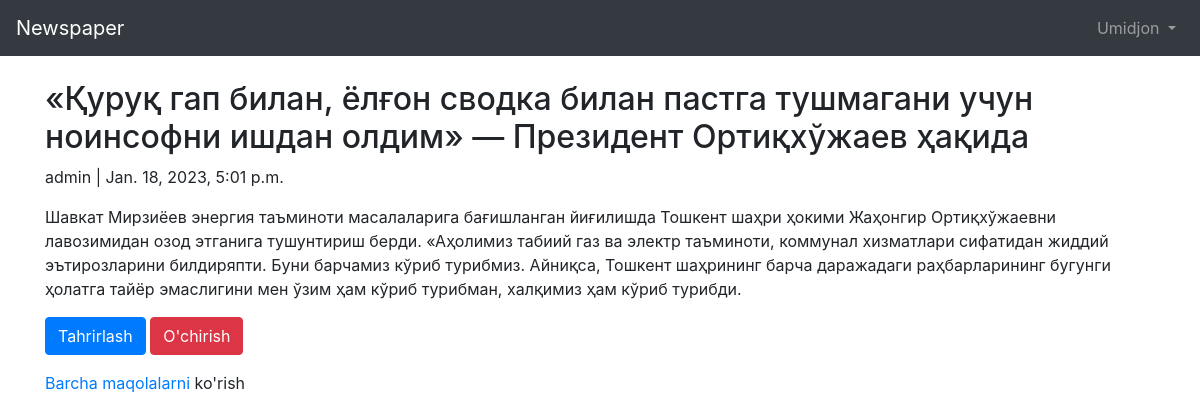
Page /articles/2 (signed in) on the committed database.
### users/models.py (models this page shows)
class CustomUser(AbstractUser):
    age = models.PositiveIntegerField(null=True,blank=True)
    address =models.CharField(max_length=200)
    job = models.CharField(max_length=50)

### articles/models.py (models this page shows, shortened)
class Article(models.Model):
    title = models.CharField(max_length=255)
    body = models.TextField()
    photo = models.ImageField(upload_to='images/', blank=True)
    data = models.DateTimeField(auto_now_add=True)
    author = models.ForeignKey(
        get_user_model(),
        on_delete=models.CASCADE,
    )

### articles/views.py (the view)
# urls.py: path('<int:pk>', ArticleDetailView.as_view(), name='article_detail'),
class ArticleDetailView(LoginRequiredMixin, DetailView):
    model = Article
    template_name = 'article_detail.html'
    login_url = 'login'

### templates/article_detail.html (shortened to what this page needs)
{% extends 'base.html' %}
{% block content %}
<div class="article-entry">
    <h2>{{ object.title }}</h2>
    <p>{{ object.author }} | {{ object.data }}</p>
    <p>{{ object.body }}</p>
</div>
<p>
    <a href="{% url 'article_edit' article.pk %}"
       class="btn btn-primary">Tahrirlash</a>
    <a href="{% url 'article_delete' article.pk %}"
       class="btn btn-danger">O'chirish</a>
    <p><a href="{% url 'article_list' %}">Barcha maqolalarni </a>ko'rish</p>
</p>
{% endblock content %}

### templates/base.html (shortened to what this page needs)
<!DOCTYPE html>
<html lang="en">
<head>
    <link rel="stylesheet" href="https://maxcdn.bootstrapcdn.com/bootstrap/4.0.0/css/bootstrap.min.css">
</head>
<body>
<nav class="navbar navbar-expand-md navbar-dark bg-dark mb-4">
<a class="navbar-brand" href="{% url 'home' %}">Newspaper</a>
<div class="collapse navbar-collapse" id="navbarCollapse">
{% if user.is_authenticated %}
<ul class="navbar-nav ml-auto">
<li class="nav-item">
<a class="nav-link dropdown-toggle" href="#" id="userMenu"
data-toggle="dropdown" aria-haspopup="true"
aria-expanded="false">
{{ user.username }}
</a>
</li>
</ul>
{% endif %}
</div>
</nav>
<div class="container">
{% block content %}
{% endblock content %}
</div>
</body>
</html>

### rows in the picture
CustomUser: username "Umidjon"
Article: title "«Қуруқ гап билан, ёлғон сводка билан пастга тушмагани учун ноинсофни ишдан олдим» — Президент Ортиқхўжаев ҳақида", author "admin", data "Jan. 18, 2023, 5:01 p.m.", body "Шавкат Мирзиёев энергия таъминоти масалаларига бағишланган йиғилишда Тошкент шаҳри ҳокими Жаҳонгир Ортиқхўжаевни лавозимидан озод этганига тушунтириш берди. «Аҳолимиз табиий газ ва электр таъминоти, коммунал хизматлари сифатидан жиддий эътирозларини билдиряпти. Буни барчамиз кўриб турибмиз. Айниқса, Тошкент шаҳрининг барча даражадаги раҳбарларининг бугунги ҳолатга тайёр эмаслигини мен ўзим ҳам кўриб турибман, халқимиз ҳам кўриб турибди."
